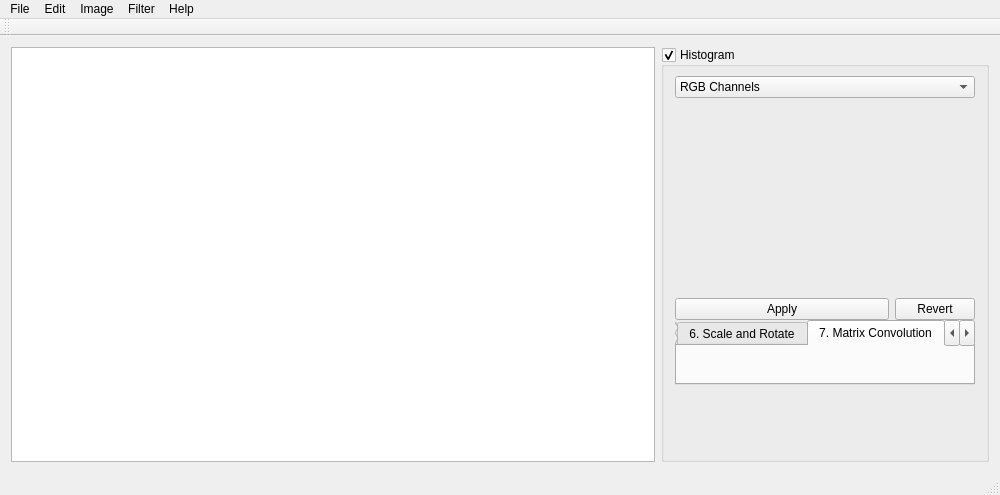
<?xml version="1.0" encoding="UTF-8"?>
<ui version="4.0">
 <class>MainWindow</class>
 <widget class="QMainWindow" name="MainWindow">
  <property name="geometry">
   <rect>
    <x>0</x>
    <y>0</y>
    <width>1000</width>
    <height>495</height>
   </rect>
  </property>
  <property name="minimumSize">
   <size>
    <width>1000</width>
    <height>0</height>
   </size>
  </property>
  <property name="windowTitle">
   <string>MainWindow</string>
  </property>
  <widget class="QWidget" name="centralWidget">
   <layout class="QVBoxLayout" name="verticalLayout_8">
    <item>
     <layout class="QHBoxLayout" name="horizontalLayout">
      <item>
       <widget class="QGraphicsView" name="graphicsView">
        <property name="sizePolicy">
         <sizepolicy hsizetype="Expanding" vsizetype="Expanding">
          <horstretch>0</horstretch>
          <verstretch>0</verstretch>
         </sizepolicy>
        </property>
        <property name="sizeAdjustPolicy">
         <enum>QAbstractScrollArea::AdjustIgnored</enum>
        </property>
        <property name="resizeAnchor">
         <enum>QGraphicsView::NoAnchor</enum>
        </property>
       </widget>
      </item>
      <item>
       <widget class="QGroupBox" name="groupBox">
        <property name="sizePolicy">
         <sizepolicy hsizetype="Fixed" vsizetype="Expanding">
          <horstretch>0</horstretch>
          <verstretch>0</verstretch>
         </sizepolicy>
        </property>
        <property name="title">
         <string>Histogram</string>
        </property>
        <property name="flat">
         <bool>false</bool>
        </property>
        <property name="checkable">
         <bool>true</bool>
        </property>
        <layout class="QVBoxLayout" name="verticalLayout_3">
         <property name="spacing">
          <number>0</number>
         </property>
         <property name="topMargin">
          <number>9</number>
         </property>
         <property name="bottomMargin">
          <number>9</number>
         </property>
         <item>
          <widget class="QComboBox" name="comboBox">
           <item>
            <property name="text">
             <string>RGB Channels</string>
            </property>
           </item>
           <item>
            <property name="text">
             <string>Red Channel</string>
            </property>
           </item>
           <item>
            <property name="text">
             <string>Green Channel</string>
            </property>
           </item>
           <item>
            <property name="text">
             <string>Blue Channel</string>
            </property>
           </item>
          </widget>
         </item>
         <item>
          <widget class="QCustomPlot" name="customPlot" native="true">
           <property name="sizePolicy">
            <sizepolicy hsizetype="Expanding" vsizetype="Fixed">
             <horstretch>0</horstretch>
             <verstretch>0</verstretch>
            </sizepolicy>
           </property>
           <property name="minimumSize">
            <size>
             <width>300</width>
             <height>200</height>
            </size>
           </property>
           <property name="baseSize">
            <size>
             <width>0</width>
             <height>200</height>
            </size>
           </property>
          </widget>
         </item>
         <item>
          <layout class="QHBoxLayout" name="horizontalLayout_2">
           <item>
            <widget class="QPushButton" name="pushButton">
             <property name="text">
              <string>Apply</string>
             </property>
            </widget>
           </item>
           <item>
            <widget class="QPushButton" name="pushButton_2">
             <property name="maximumSize">
              <size>
               <width>80</width>
               <height>16777215</height>
              </size>
             </property>
             <property name="text">
              <string>Revert</string>
             </property>
            </widget>
           </item>
          </layout>
         </item>
         <item>
          <widget class="QTabWidget" name="tabWidget">
           <property name="sizePolicy">
            <sizepolicy hsizetype="Expanding" vsizetype="Expanding">
             <horstretch>0</horstretch>
             <verstretch>0</verstretch>
            </sizepolicy>
           </property>
           <property name="currentIndex">
            <number>6</number>
           </property>
           <widget class="QWidget" name="tab">
            <property name="sizePolicy">
             <sizepolicy hsizetype="Preferred" vsizetype="Minimum">
              <horstretch>0</horstretch>
              <verstretch>0</verstretch>
             </sizepolicy>
            </property>
            <attribute name="title">
             <string>1. Histogram change</string>
            </attribute>
            <layout class="QVBoxLayout" name="verticalLayout_4">
             <property name="spacing">
              <number>0</number>
             </property>
             <property name="leftMargin">
              <number>0</number>
             </property>
             <property name="topMargin">
              <number>0</number>
             </property>
             <property name="rightMargin">
              <number>0</number>
             </property>
             <property name="bottomMargin">
              <number>0</number>
             </property>
             <item>
              <widget class="HistogramChange" name="widget" native="true"/>
             </item>
            </layout>
           </widget>
           <widget class="QWidget" name="tab_2">
            <property name="sizePolicy">
             <sizepolicy hsizetype="Preferred" vsizetype="Minimum">
              <horstretch>0</horstretch>
              <verstretch>0</verstretch>
             </sizepolicy>
            </property>
            <attribute name="title">
             <string>2. Brightness and Contrast</string>
            </attribute>
            <layout class="QVBoxLayout" name="verticalLayout_2">
             <item>
              <widget class="BrightnessContrast" name="widget_2" native="true"/>
             </item>
            </layout>
           </widget>
           <widget class="QWidget" name="tab_3">
            <attribute name="title">
             <string>3. Palette</string>
            </attribute>
            <layout class="QVBoxLayout" name="verticalLayout_5">
             <item>
              <widget class="Palette" name="widget_3" native="true"/>
             </item>
            </layout>
           </widget>
           <widget class="QWidget" name="tab_7">
            <attribute name="title">
             <string>4. Binarization</string>
            </attribute>
            <layout class="QVBoxLayout" name="verticalLayout_6">
             <item>
              <widget class="Binarization" name="widget_4" native="true"/>
             </item>
            </layout>
           </widget>
           <widget class="QWidget" name="tab_8">
            <attribute name="title">
             <string>5. To Greyscale</string>
            </attribute>
            <layout class="QVBoxLayout" name="verticalLayout_7">
             <item>
              <widget class="ToGreyscale" name="widget_5" native="true"/>
             </item>
            </layout>
           </widget>
           <widget class="QWidget" name="tab_4">
            <attribute name="title">
             <string>6. Scale and Rotate</string>
            </attribute>
            <layout class="QVBoxLayout" name="verticalLayout">
             <item>
              <widget class="ScaleRotate" name="widget_6" native="true"/>
             </item>
            </layout>
           </widget>
           <widget class="QWidget" name="tab_5">
            <attribute name="title">
             <string>7. Matrix Convolution</string>
            </attribute>
            <layout class="QVBoxLayout" name="verticalLayout_9">
             <item>
              <widget class="Convolution" name="widget_7" native="true"/>
             </item>
            </layout>
           </widget>
           <widget class="QWidget" name="tab_6">
            <attribute name="title">
             <string>8. Gamma-, S-, Custom Curves</string>
            </attribute>
           </widget>
          </widget>
         </item>
         <item>
          <spacer name="verticalSpacer">
           <property name="orientation">
            <enum>Qt::Vertical</enum>
           </property>
           <property name="sizeHint" stdset="0">
            <size>
             <width>20</width>
             <height>40</height>
            </size>
           </property>
          </spacer>
         </item>
        </layout>
       </widget>
      </item>
     </layout>
    </item>
   </layout>
  </widget>
  <widget class="QMenuBar" name="menuBar">
   <property name="geometry">
    <rect>
     <x>0</x>
     <y>0</y>
     <width>1000</width>
     <height>21</height>
    </rect>
   </property>
   <widget class="QMenu" name="menuFile">
    <property name="title">
     <string>File</string>
    </property>
    <addaction name="actionOpen"/>
    <addaction name="actionSave"/>
    <addaction name="separator"/>
    <addaction name="actionExit"/>
   </widget>
   <widget class="QMenu" name="menuImage">
    <property name="title">
     <string>Image</string>
    </property>
    <addaction name="actionImage_Size"/>
   </widget>
   <widget class="QMenu" name="menuFilter">
    <property name="title">
     <string>Filter</string>
    </property>
    <widget class="QMenu" name="menuBlur">
     <property name="title">
      <string>Blur</string>
     </property>
     <addaction name="actionBox_Blur"/>
     <addaction name="actionGaussian_Blur"/>
    </widget>
    <addaction name="menuBlur"/>
   </widget>
   <widget class="QMenu" name="menuHelp">
    <property name="title">
     <string>Help</string>
    </property>
   </widget>
   <widget class="QMenu" name="menuEdit">
    <property name="title">
     <string>Edit</string>
    </property>
    <widget class="QMenu" name="menuFormat">
     <property name="title">
      <string>Format</string>
     </property>
     <addaction name="actionConvert_to_Greyscale"/>
    </widget>
    <addaction name="actionUndo"/>
    <addaction name="actionRedo"/>
    <addaction name="separator"/>
    <addaction name="menuFormat"/>
   </widget>
   <addaction name="menuFile"/>
   <addaction name="menuEdit"/>
   <addaction name="menuImage"/>
   <addaction name="menuFilter"/>
   <addaction name="menuHelp"/>
  </widget>
  <widget class="QToolBar" name="mainToolBar">
   <attribute name="toolBarArea">
    <enum>TopToolBarArea</enum>
   </attribute>
   <attribute name="toolBarBreak">
    <bool>false</bool>
   </attribute>
  </widget>
  <widget class="QStatusBar" name="statusBar"/>
  <action name="actionOpen">
   <property name="text">
    <string>Open</string>
   </property>
  </action>
  <action name="actionSave">
   <property name="text">
    <string>Export As...</string>
   </property>
  </action>
  <action name="actionExit">
   <property name="text">
    <string>Exit</string>
   </property>
  </action>
  <action name="actionImage_Size">
   <property name="text">
    <string>Image Size...</string>
   </property>
  </action>
  <action name="actionBox_Blur">
   <property name="text">
    <string>Box Blur</string>
   </property>
  </action>
  <action name="actionGaussian_Blur">
   <property name="text">
    <string>Gaussian Blur</string>
   </property>
  </action>
  <action name="actionUndo">
   <property name="text">
    <string>Undo</string>
   </property>
  </action>
  <action name="actionRedo">
   <property name="text">
    <string>Redo</string>
   </property>
  </action>
  <action name="actionConvert_to_Greyscale">
   <property name="text">
    <string>Convert to Greyscale</string>
   </property>
  </action>
 </widget>
 <layoutdefault spacing="6" margin="11"/>
 <customwidgets>
  <customwidget>
   <class>QCustomPlot</class>
   <extends>QWidget</extends>
   <header>libs/qcustomplot.h</header>
   <container>1</container>
  </customwidget>
  <customwidget>
   <class>HistogramChange</class>
   <extends>QWidget</extends>
   <header>histogramchange.h</header>
   <container>1</container>
  </customwidget>
  <customwidget>
   <class>BrightnessContrast</class>
   <extends>QWidget</extends>
   <header>brightnesscontrast.h</header>
   <container>1</container>
  </customwidget>
  <customwidget>
   <class>Palette</class>
   <extends>QWidget</extends>
   <header>palette.h</header>
   <container>1</container>
  </customwidget>
  <customwidget>
   <class>Binarization</class>
   <extends>QWidget</extends>
   <header>binarization.h</header>
   <container>1</container>
  </customwidget>
  <customwidget>
   <class>ToGreyscale</class>
   <extends>QWidget</extends>
   <header>togreyscale.h</header>
   <container>1</container>
  </customwidget>
  <customwidget>
   <class>ScaleRotate</class>
   <extends>QWidget</extends>
   <header>scalerotate.h</header>
   <container>1</container>
  </customwidget>
  <customwidget>
   <class>Convolution</class>
   <extends>QWidget</extends>
   <header>convolution.h</header>
   <container>1</container>
  </customwidget>
 </customwidgets>
 <resources/>
 <connections/>
</ui>
